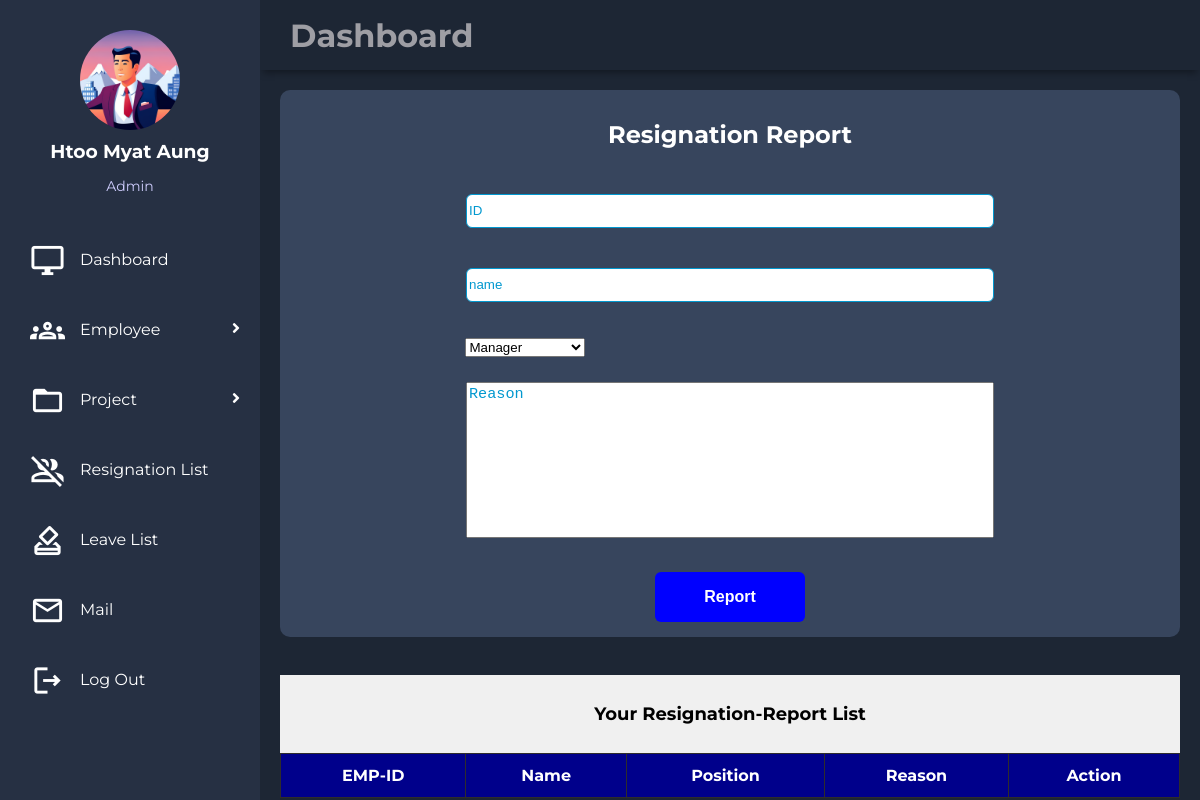
The page /ems/res/create/ (signed in) on the database its author committed.
### EMS_HR/models.py (models this page shows, shortened)
class empdetailModel(models.Model):
    id = models.AutoField(primary_key=True)
    name = models.CharField(max_length=50)
    address = models.TextField()
    birthday = models.DateField()
    image = models.ImageField()
    user = models.OneToOneField(User, on_delete=models.CASCADE)

class empcreateModel(models.Model):
    id = models.AutoField(primary_key=True)
    user = models.OneToOneField(User, on_delete=models.CASCADE)
    phone = models.CharField(max_length=16)
    salary = models.CharField(max_length=50)
    position = models.ForeignKey(positionModel, on_delete=models.CASCADE, default=None)
    gender = models.ForeignKey(genderModel, on_delete=models.CASCADE, default=None)
    image = models.ImageField(default=None, blank=True)
    create_at = models.DateTimeField(default=None)

class positionModel(models.Model):
    name = models.CharField(max_length=50)

### EMS_HR/views.py (the view, shortened to what this page needs)
# urls.py: path('res/create/', res_create ,name="res"),
@permission_required('EMS_HR.add_resmodel', login_url='login')
def res_create(request):
    if request.method == "GET":
        res = resModel.objects.all().order_by('-create_at')
        position = positionModel.objects.all()
        return render(request,'res_create.html',{'position':position,'res':res})

### utils/context_processor.py (called while the page is built)
def profile(request):
    try:
        userdetail = empdetailModel.objects.get(user_id = request.user.id)
        return {'userdetail':userdetail}
    except Exception:
        return {'userdetail':None}

def create(request):
    try:
        empdetail = empcreateModel.objects.get(user_id = request.user.id)
        return {'empdetail':empdetail}
    except Exception:
        return {'empdetail':None}

### EMS_HR/templates/res_create.html (shortened to what this page needs)
{% extends "base.html" %}
{% block body %}
{% load static %}
<link rel="stylesheet" href="{% static 'css/style2.css' %}">
<link rel="stylesheet" href="{% static 'css/style6.css' %}">
<main class="main-container">
        <div class="box">
            <form method="POST" enctype="multipart/form-data">
                <div class="title">
                    <h2>Resignation Report</h2>
                </div>
                <div class="input-box">
                    <input type="number" placeholder="ID" name="empid" required>
                </div>
                <div class="input-box">
                    <input type="text" placeholder="name" name="name" required>
                </div>
                <div id="select-box">
                    <div class="select-box">
                        <select name="position" >
                            {% for c in position %}
                                <option value="{{c.id}}">{{c.name}}</option>
                            {% endfor %}
                        </select>
                    </div>
                </div>
                <div class="input-box">
                    <textarea type="text" placeholder="Reason" name="description" required style="resize:none;width:60%;height:150px;outline:none;font-size:0.95rem;"></textarea>
                </div>
                <div class="but">
                    <button type="submit" class="btn">Report</button>
                </div>
            </form>
        </div><br><br>
        <div class="box2" id="res">
            <div class="table-header">
                <p>Your Resignation-Report List</p>
            </div>
            <table class="table">
                <thead>
                    <th>EMP-ID</th>
                    <th>Name</th>
                    <th>Position</th>
                    <th>Reason</th>
                    <th>Action</th>
                </thead>
            </table>
        </div>
</main>
{% endblock %}

### templates/sidebar.html (shortened to what this page needs)
{% load static %}
<!DOCTYPE html>
<html>
    <body>
      <aside id="sidebar">
        {%if userdetail.image %}
		    <div class="profile">
                <a href="/ems/profile/create/"><img src="{{ userdetail.image.url }}"></a>
                <h3>{{ userdetail.name}}</h3>
                <p>{{ empdetail.position.name }}</p>
            </div>
            {% else %}
            <div class="profile">
                <a href="/ems/profile/create"><img src="{% static 'images/profile.jpg' %}"></a>
            </div>
            {% endif %}
        <div class="menu">
            <div class="item"><a href="/ems/dashboard"><span class="material-icons-outlined">desktop_windows</span>Dashboard</a></div>
            {% if empdetail.position.name == "Admin" %}
            <div class="item"><a class="sub-btn"><span class="material-icons-outlined">groups</span>Employee
                <i class="fas fa-angle-right dropdown"></i>
                </a>
            </div>
            {% endif %}
            {% if empdetail.position.name == "Admin"%}
            <div class="item" ><a class="sub-btn"><span class="material-icons-outlined">folder_open</span>Project
                <i class="fas fa-angle-right dropdown"></i>
                </a>
            </div>
            {% endif %}
            {% if empdetail.position.name == "Admin" %}
            <div class="item"><a href="/ems/res/view"><span class="material-icons-outlined">group_off</span>Resignation List</a></div>
            <div class="item"><a href="/ems/leave/view"><span class="material-icons-outlined">how_to_vote</span>Leave List</a></div>
            {% elif empdetail.position.name == "Manager" %}
            <div class="item"><a href="/ems/res/create"><span class="material-icons-outlined">group_off</span>Resignation</a></div>
            <div class="item"><a href="/ems/leave/create"><span class="material-icons-outlined">how_to_vote</span>Leave</a></div>
            {% elif empdetail.position.name == "Project Manager" %}
            <div class="item"><a href="/ems/res/create"><span class="material-icons-outlined">group_off</span>Resignation</a></div>
            <div class="item"><a href="/ems/leave/create"><span class="material-icons-outlined">how_to_vote</span>Leave</a></div>
            {% elif empdetail.position.name == "Developer" %}
            <div class="item"><a href="/ems/res/create"><span class="material-icons-outlined">group_off</span>Resignation</a></div>
            <div class="item"><a href="/ems/leave/create"><span class="material-icons-outlined">how_to_vote</span>Leave</a></div>
            {% endif %}
            {% if empdetail.position.name == "Admin" %}
            <div class="item"><a href="/ems/mail"><span class="material-icons-outlined">email</span>Mail</a></div>
            {% elif empdetail.position.name == "Manager" %}
            <div class="item"><a href="/ems/mail"><span class="material-icons-outlined">email</span>Mail</a></div>
            {% elif empdetail.position.name == "Developer" %}
            <div class="item"><a href="/ems/mail"><span class="material-icons-outlined">email</span>Mail</a></div>
            {% elif empdetail.position.name == "Project Manager" %}
            <div class="item"><a href="/ems/mail"><span class="material-icons-outlined">email</span>Mail</a></div>
            {% endif %}
            <div class="item"><a href="/logout"><span class="material-icons-outlined">logout</span>Log Out</a></div>
        </div>
       </aside>
    </body>
</html>

### static/css/style1.css (style rules this page uses)
body { margin: 0; padding: 0; background-color: #1d2634; color: #9e9ea4; font-family: 'Montserrat', sans-serif; }
.material-icons-outlined { vertical-align: middle; line-height: 1px; font-size: 35px; }
.menu { width:100%; }
#sidebar { grid-area: sidebar; height: 100%; background-color: #263043; overflow-y: auto; transition: all 0.5s; -webkit-transition: all 0.5s; }
.main-container { grid-area: main; overflow-y: auto; padding: 20px 20px; color: rgba(255, 255, 255, 0.95); }
#sidebar .menu { width: 100%; margin-top: 30px; }
#sidebar .menu .item { position: relative; cursor: pointer; }
#sidebar .menu .item a { color: #fff; font-size: 16px; text-decoration: none; display: block; padding: 5px 30px; line-height: 60px; }
#sidebar .menu .item i { margin-right: 15px; }
.item span { margin-right:15px; }
#sidebar .menu .item a .dropdown { position: absolute; right: 0; margin: 20px; transition: 0.3s ease; }
.profile { margin-top:30px; margin-bottom:15px; text-align:center; }
.profile img { display:block; width: 100px; height:100px; border-radius: 50%; margin: 0 auto; }
.profile h3 { color: #ffffff; margin:10px 0 5px; }
.profile p { color:rgba(206,204,253); font-size:14px; }

### static/css/style2.css (style rules this page uses)
.box { background-color:#37455d; height:auto; width:100%; border-radius:10px; }
.title { color:#fff; text-align:center; padding:10px; }
#select-box { display:flex; justify-content:center; }
.select-box { width:59%; padding:10px; }
.input-box { text-align:center; padding:15px; }
.input-box > input { width:60%; height:30px; }
.but { text-align:center; padding:15px; }
.btn { font-size:medium; font-weight:bold; color:#fff; background-color:blue; cursor:pointer; width:150px; height:50px; }

### static/css/style6.css (style rules this page uses)
.box2 { margin:0; padding:0; background-color:rgba(240,240,240); color:#000000; box-sizing:border-box; text-align:center; height:auto; border-radius:10px; }
.table { width:100%; border-collapse:collapse; }
.table-header { display:flex; justify-content:space-around; align-items:center; padding:10px; background-color:rgba(240,240,240); }
.table-header > p { color:#000000; font-size:large; font-weight:bold; }
button { outline:none; border:none; cursor:pointer; border-radius:6px; padding:10px; color:#ffffff; }
input { outline:none; border:1px solid #0298cf; border-radius: 6px; color:#0298cf; margin-bottom:10px; }
.table th { background-color:darkblue; color:#ffffff; }
th ,td { border:1px solid rgb(46, 44, 44); padding:12px 15px; text-align: center; color:#000000; font-size:16px; }
::placeholder { color:#0298cf; }

### rows shown on the page
empdetailModel: image (picture), name "Htoo Myat Aung"
empcreateModel: position.name "Admin"

### other values the page prints
form field position "Manager"
